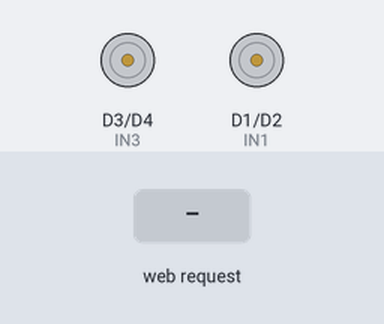
Simulated run of this sketch. Board: ESP8266 (NodeMCU). Shown: motor-driver pin pairs drawn as motors (green arrow = first pin HIGH = forward, orange = second pin HIGH = backward, longer = more drive). The test bench sets the inputs (shaded band). WiFi joins after 1.5 s; servers stay silent unless stated; what the sketch prints to the serial monitor is not drawn.

Above: at 3.2 s.
3.3 s: HTTP request GET /forward received
At 4.3 s:
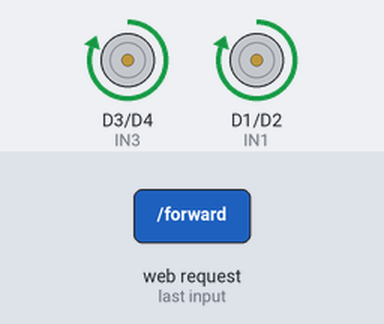
4.8 s: HTTP request GET /backward received
At 5.5 s:
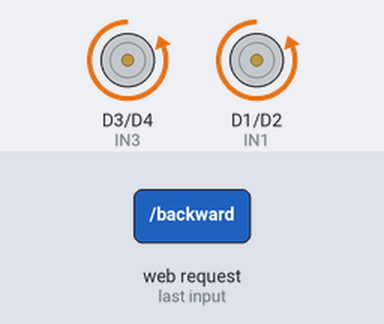
6.3 s: HTTP request GET /left received
At 6.6 s:
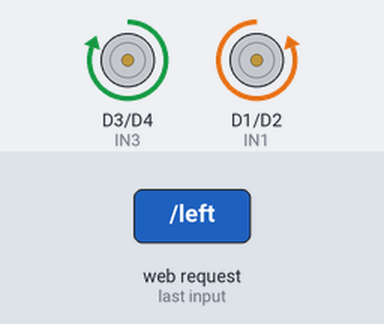
7.8 s: HTTP request GET /right received
At 8.9 s:
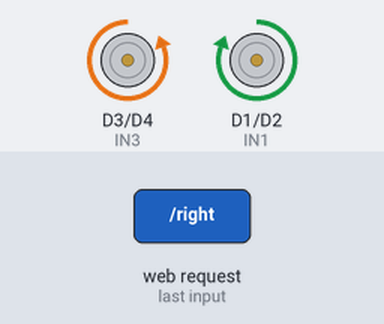
9.3 s: HTTP request GET /stop received
At 10.1 s:
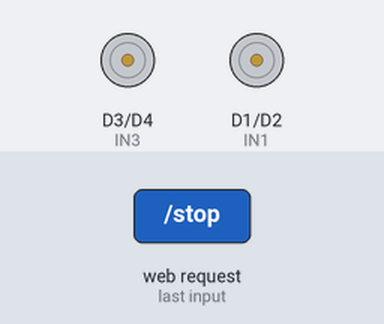
Timing chart, 0 to 11.8 s (numbered marks = the images above; inputs shaded):
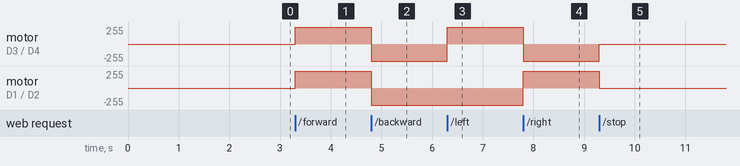

The sketch:

wifi-robot-controll.ino
```cpp
#include <ESP8266WiFi.h>
#include <ESPAsyncWebServer.h>

// Motor control pins
#define IN1 D1
#define IN2 D2
#define IN3 D3
#define IN4 D4

// WiFi credentials
const char* ssid = "Insaf-Inhaam-SLT-Fiber-4G";
const char* password = "InsafA@2003";

AsyncWebServer server(80);

void setup() {
  // Initialize Serial Monitor
  Serial.begin(115200);

  // Set motor control pins as outputs
  pinMode(IN1, OUTPUT);
  pinMode(IN2, OUTPUT);
  pinMode(IN3, OUTPUT);
  pinMode(IN4, OUTPUT);

  // Connect to Wi-Fi
  WiFi.begin(ssid, password);
  while (WiFi.status() != WL_CONNECTED) {
    delay(1000);
    Serial.println("Connecting to WiFi...");
  }
  Serial.println("Connected to WiFi");
  Serial.print("IP Address: ");
  Serial.println(WiFi.localIP());

  // Handle web server routes
  server.on("/", HTTP_GET, [](AsyncWebServerRequest *request){
    request->send(200, "text/html", "<h1>NodeMCU Robot</h1><button onclick=\"location.href='/forward'\">Forward</button><button onclick=\"location.href='/backward'\">Backward</button><button onclick=\"location.href='/left'\">Left</button><button onclick=\"location.href='/right'\">Right</button><button onclick=\"location.href='/stop'\">Stop</button>");
  });

  server.on("/forward", HTTP_GET, [](AsyncWebServerRequest *request){
    forward();
    request->send(200, "text/html", "Moving Forward");
  });

  server.on("/backward", HTTP_GET, [](AsyncWebServerRequest *request){
    backward();
    request->send(200, "text/html", "Moving Backward");
  });

  server.on("/left", HTTP_GET, [](AsyncWebServerRequest *request){
    left();
    request->send(200, "text/html", "Turning Left");
  });

  server.on("/right", HTTP_GET, [](AsyncWebServerRequest *request){
    right();
    request->send(200, "text/html", "Turning Right");
  });

  server.on("/stop", HTTP_GET, [](AsyncWebServerRequest *request){
    stop();
    request->send(200, "text/html", "Stopping");
  });

  server.begin();
}

// Functions to control motors
void forward() {
  digitalWrite(IN1, HIGH);
  digitalWrite(IN2, LOW);
  digitalWrite(IN3, HIGH);
  digitalWrite(IN4, LOW);
}

void backward() {
  digitalWrite(IN1, LOW);
  digitalWrite(IN2, HIGH);
  digitalWrite(IN3, LOW);
  digitalWrite(IN4, HIGH);
}

void left() {
  digitalWrite(IN1, LOW);
  digitalWrite(IN2, HIGH);
  digitalWrite(IN3, HIGH);
  digitalWrite(IN4, LOW);
}

void right() {
  digitalWrite(IN1, HIGH);
  digitalWrite(IN2, LOW);
  digitalWrite(IN3, LOW);
  digitalWrite(IN4, HIGH);
}

void stop() {
  digitalWrite(IN1, LOW);
  digitalWrite(IN2, LOW);
  digitalWrite(IN3, LOW);
  digitalWrite(IN4, LOW);
}

void loop() {
  // Nothing here, everything is handled by the web server
}
```

Measured:
- after the input at 3.3 s, motor on D3 (IN3) / D4 (IN4), motor on D1 (IN1) / D2 (IN2): stopped → forward 255/255 at once
- after the input at 4.8 s, motor on D3 (IN3) / D4 (IN4), motor on D1 (IN1) / D2 (IN2): forward 255/255 → backward 255/255 at once
- after the input at 6.3 s, motor on D3 (IN3) / D4 (IN4): backward 255/255 → forward 255/255 at once
- after the input at 7.8 s, motor on D3 (IN3) / D4 (IN4): forward 255/255 → backward 255/255 at once; motor on D1 (IN1) / D2 (IN2): backward 255/255 → forward 255/255 at once
- after the input at 9.3 s, motor on D3 (IN3) / D4 (IN4): backward 255/255 → stopped at once; motor on D1 (IN1) / D2 (IN2): forward 255/255 → stopped at once
